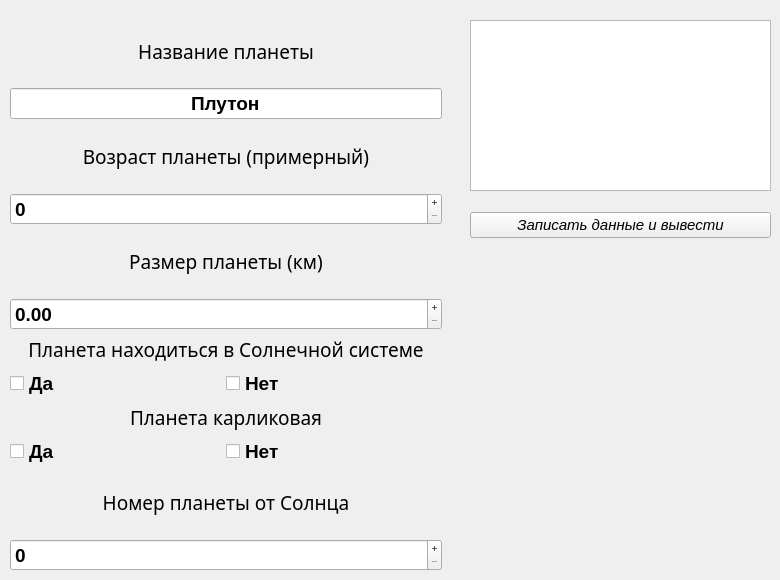
    <widget class="QWidget" name="page_4">
     <widget class="QWidget" name="verticalLayoutWidget_13">
      <property name="geometry">
       <rect>
        <x>10</x>
        <y>20</y>
        <width>432</width>
        <height>551</height>
       </rect>
      </property>
      <layout class="QVBoxLayout" name="verticalLayout_25" stretch="0,0,0,0,0,0">
       <property name="spacing">
        <number>6</number>
       </property>
       <property name="leftMargin">
        <number>0</number>
       </property>
       <item>
        <layout class="QVBoxLayout" name="verticalLayout_26">
         <item>
          <widget class="QLabel" name="label_22">
           <property name="font">
            <font>
             <family>Waree</family>
             <pointsize>14</pointsize>
             <bold>false</bold>
            </font>
           </property>
           <property name="text">
            <string>Название планеты</string>
           </property>
           <property name="alignment">
            <set>Qt::AlignCenter</set>
           </property>
          </widget>
         </item>
         <item>
          <widget class="QLineEdit" name="nameEdit_4">
           <property name="font">
            <font>
             <pointsize>14</pointsize>
             <bold>true</bold>
            </font>
           </property>
           <property name="text">
            <string>Плутон</string>
           </property>
           <property name="alignment">
            <set>Qt::AlignCenter</set>
           </property>
           <property name="readOnly">
            <bool>true</bool>
           </property>
          </widget>
         </item>
        </layout>
       </item>
       <item>
        <layout class="QVBoxLayout" name="verticalLayout_27">
         <item>
          <widget class="QLabel" name="label_23">
           <property name="font">
            <font>
             <family>Waree</family>
             <pointsize>14</pointsize>
             <bold>false</bold>
            </font>
           </property>
           <property name="text">
            <string>Возраст планеты (примерный)</string>
           </property>
           <property name="alignment">
            <set>Qt::AlignCenter</set>
           </property>
          </widget>
         </item>
         <item>
          <widget class="QSpinBox" name="ageBox_4">
           <property name="font">
            <font>
             <pointsize>14</pointsize>
             <bold>true</bold>
            </font>
           </property>
           <property name="buttonSymbols">
            <enum>QAbstractSpinBox::PlusMinus</enum>
           </property>
           <property name="maximum">
            <number>9999</number>
           </property>
          </widget>
         </item>
        </layout>
       </item>
       <item>
        <layout class="QVBoxLayout" name="verticalLayout_28">
         <item>
          <widget class="QLabel" name="label_24">
           <property name="font">
            <font>
             <family>Waree</family>
             <pointsize>14</pointsize>
             <bold>false</bold>
            </font>
           </property>
           <property name="text">
            <string>Размер планеты (км)</string>
           </property>
           <property name="alignment">
            <set>Qt::AlignCenter</set>
           </property>
          </widget>
         </item>
         <item>
          <widget class="QDoubleSpinBox" name="heightBox_4">
           <property name="font">
            <font>
             <pointsize>14</pointsize>
             <bold>true</bold>
            </font>
           </property>
           <property name="buttonSymbols">
            <enum>QAbstractSpinBox::PlusMinus</enum>
           </property>
           <property name="maximum">
            <double>99999.990000000005239</double>
           </property>
          </widget>
         </item>
        </layout>
       </item>
       <item>
        <layout class="QVBoxLayout" name="verticalLayout_29">
         <item>
          <widget class="QLabel" name="label_25">
           <property name="sizePolicy">
            <sizepolicy hsizetype="Preferred" vsizetype="Fixed">
             <horstretch>0</horstretch>
             <verstretch>0</verstretch>
            </sizepolicy>
           </property>
           <property name="font">
            <font>
             <family>Waree</family>
             <pointsize>14</pointsize>
             <bold>false</bold>
            </font>
           </property>
           <property name="text">
            <string>Планета находиться в Солнечной системе</string>
           </property>
           <property name="alignment">
            <set>Qt::AlignCenter</set>
           </property>
          </widget>
         </item>
         <item>
          <layout class="QHBoxLayout" name="horizontalLayout_7">
           <property name="spacing">
            <number>0</number>
           </property>
           <property name="sizeConstraint">
            <enum>QLayout::SetDefaultConstraint</enum>
           </property>
           <item>
            <widget class="QCheckBox" name="yesBox_4">
             <property name="sizePolicy">
              <sizepolicy hsizetype="Minimum" vsizetype="Fixed">
               <horstretch>0</horstretch>
               <verstretch>0</verstretch>
              </sizepolicy>
             </property>
             <property name="font">
              <font>
               <pointsize>14</pointsize>
               <bold>true</bold>
              </font>
             </property>
             <property name="text">
              <string>Да</string>
             </property>
             <attribute name="buttonGroup">
              <string notr="true">buttonGroup_7</string>
             </attribute>
            </widget>
           </item>
           <item>
            <widget class="QCheckBox" name="noBox_4">
             <property name="sizePolicy">
              <sizepolicy hsizetype="Preferred" vsizetype="Fixed">
               <horstretch>0</horstretch>
               <verstretch>0</verstretch>
              </sizepolicy>
             </property>
             <property name="font">
              <font>
               <pointsize>14</pointsize>
               <bold>true</bold>
              </font>
             </property>
             <property name="text">
              <string>Нет</string>
             </property>
             <attribute name="buttonGroup">
              <string notr="true">buttonGroup_7</string>
             </attribute>
            </widget>
           </item>
          </layout>
         </item>
        </layout>
       </item>
       <item>
        <layout class="QVBoxLayout" name="verticalLayout_30">
         <item>
          <widget class="QLabel" name="label_26">
           <property name="sizePolicy">
            <sizepolicy hsizetype="Preferred" vsizetype="Fixed">
             <horstretch>0</horstretch>
             <verstretch>0</verstretch>
            </sizepolicy>
           </property>
           <property name="font">
            <font>
             <family>Waree</family>
             <pointsize>14</pointsize>
             <bold>false</bold>
            </font>
           </property>
           <property name="text">
            <string>Планета карликовая</string>
           </property>
           <property name="alignment">
            <set>Qt::AlignCenter</set>
           </property>
          </widget>
         </item>
         <item>
          <layout class="QHBoxLayout" name="horizontalLayout_8">
           <property name="spacing">
            <number>0</number>
           </property>
           <property name="sizeConstraint">
            <enum>QLayout::SetDefaultConstraint</enum>
           </property>
           <item>
            <widget class="QCheckBox" name="bBox_4">
             <property name="sizePolicy">
              <sizepolicy hsizetype="Minimum" vsizetype="Fixed">
               <horstretch>0</horstretch>
               <verstretch>0</verstretch>
              </sizepolicy>
             </property>
             <property name="font">
              <font>
               <pointsize>14</pointsize>
               <bold>true</bold>
              </font>
             </property>
             <property name="text">
              <string>Да</string>
             </property>
             <attribute name="buttonGroup">
              <string notr="true">buttonGroup_8</string>
             </attribute>
            </widget>
           </item>
           <item>
            <widget class="QCheckBox" name="eBox_4">
             <property name="sizePolicy">
              <sizepolicy hsizetype="Preferred" vsizetype="Fixed">
               <horstretch>0</horstretch>
               <verstretch>0</verstretch>
              </sizepolicy>
             </property>
             <property name="font">
              <font>
               <pointsize>14</pointsize>
               <bold>true</bold>
              </font>
             </property>
             <property name="text">
              <string>Нет</string>
             </property>
             <attribute name="buttonGroup">
              <string notr="true">buttonGroup_8</string>
             </attribute>
            </widget>
           </item>
          </layout>
         </item>
        </layout>
       </item>
       <item>
        <layout class="QVBoxLayout" name="verticalLayout_31">
         <item>
          <widget class="QLabel" name="label_27">
           <property name="font">
            <font>
             <family>Waree</family>
             <pointsize>14</pointsize>
             <bold>false</bold>
            </font>
           </property>
           <property name="text">
            <string>Номер планеты от Солнца</string>
           </property>
           <property name="alignment">
            <set>Qt::AlignCenter</set>
           </property>
          </widget>
         </item>
         <item>
          <widget class="QSpinBox" name="nutrientsBox_4">
           <property name="font">
            <font>
             <pointsize>14</pointsize>
             <bold>true</bold>
            </font>
           </property>
           <property name="buttonSymbols">
            <enum>QAbstractSpinBox::PlusMinus</enum>
           </property>
           <property name="maximum">
            <number>9999</number>
           </property>
          </widget>
         </item>
        </layout>
       </item>
      </layout>
     </widget>
     <widget class="QPushButton" name="nextButton_4">
      <property name="geometry">
       <rect>
        <x>450</x>
        <y>260</y>
        <width>101</width>
        <height>41</height>
       </rect>
      </property>
      <property name="toolTipDuration">
       <number>-1</number>
      </property>
      <property name="text">
       <string/>
      </property>
      <property name="icon">
       <iconset theme="go-next"/>
      </property>
      <property name="iconSize">
       <size>
        <width>30</width>
        <height>30</height>
       </size>
      </property>
      <property name="flat">
       <bool>true</bool>
      </property>
     </widget>
     <widget class="QWidget" name="verticalLayoutWidget_14">
      <property name="geometry">
       <rect>
        <x>470</x>
        <y>200</y>
        <width>301</width>
        <height>51</height>
       </rect>
      </property>
      <layout class="QVBoxLayout" name="verticalLayout_32">
       <property name="spacing">
        <number>6</number>
       </property>
       <property name="sizeConstraint">
        <enum>QLayout::SetDefaultConstraint</enum>
       </property>
       <item>
        <widget class="QPushButton" name="pushInputButton_4">
         <property name="font">
          <font>
           <family>Ubuntu</family>
           <pointsize>11</pointsize>
           <italic>true</italic>
           <bold>false</bold>
          </font>
         </property>
         <property name="styleSheet">
          <string notr="true">font: italic 11pt &quot;Ubuntu&quot;;</string>
         </property>
         <property name="text">
          <string>Записать данные и вывести</string>
         </property>
        </widget>
       </item>
      </layout>
     </widget>
     <widget class="QTextEdit" name="textEdit_4">
      <property name="geometry">
       <rect>
        <x>470</x>
        <y>20</y>
        <width>301</width>
        <height>171</height>
       </rect>
      </property>
     </widget>
    </widget>
